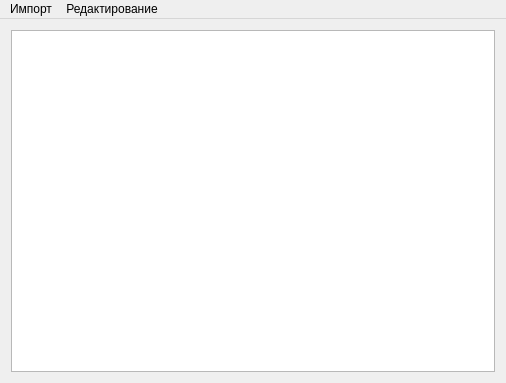
<?xml version="1.0" encoding="UTF-8"?>
<ui version="4.0">
 <class>MainWindow</class>
 <widget class="QMainWindow" name="MainWindow">
  <property name="geometry">
   <rect>
    <x>0</x>
    <y>0</y>
    <width>506</width>
    <height>383</height>
   </rect>
  </property>
  <property name="windowTitle">
   <string>MainWindow</string>
  </property>
  <widget class="QWidget" name="centralWidget">
   <layout class="QGridLayout" name="gridLayout">
    <item row="0" column="0">
     <widget class="QTableView" name="tableView">
      <property name="contextMenuPolicy">
       <enum>Qt::CustomContextMenu</enum>
      </property>
     </widget>
    </item>
   </layout>
  </widget>
  <widget class="QMenuBar" name="menuBar">
   <property name="geometry">
    <rect>
     <x>0</x>
     <y>0</y>
     <width>506</width>
     <height>23</height>
    </rect>
   </property>
   <widget class="QMenu" name="mmImport">
    <property name="title">
     <string>Импорт</string>
    </property>
    <addaction name="actionImportXml"/>
    <addaction name="actionImportDB"/>
   </widget>
   <widget class="QMenu" name="mmEdit">
    <property name="title">
     <string>Редактирование</string>
    </property>
    <addaction name="actionClearTable"/>
   </widget>
   <addaction name="mmImport"/>
   <addaction name="mmEdit"/>
  </widget>
  <action name="actionClearTable">
   <property name="text">
    <string>Очистить таблицу</string>
   </property>
   <property name="toolTip">
    <string>Очистить таблицу</string>
   </property>
  </action>
  <action name="actionImportXml">
   <property name="text">
    <string>Импортировать из XML</string>
   </property>
   <property name="toolTip">
    <string>Импортировать из XML</string>
   </property>
  </action>
  <action name="actionImportDB">
   <property name="text">
    <string>Импортировать из БД</string>
   </property>
  </action>
 </widget>
 <layoutdefault spacing="6" margin="11"/>
 <resources/>
 <connections/>
</ui>
